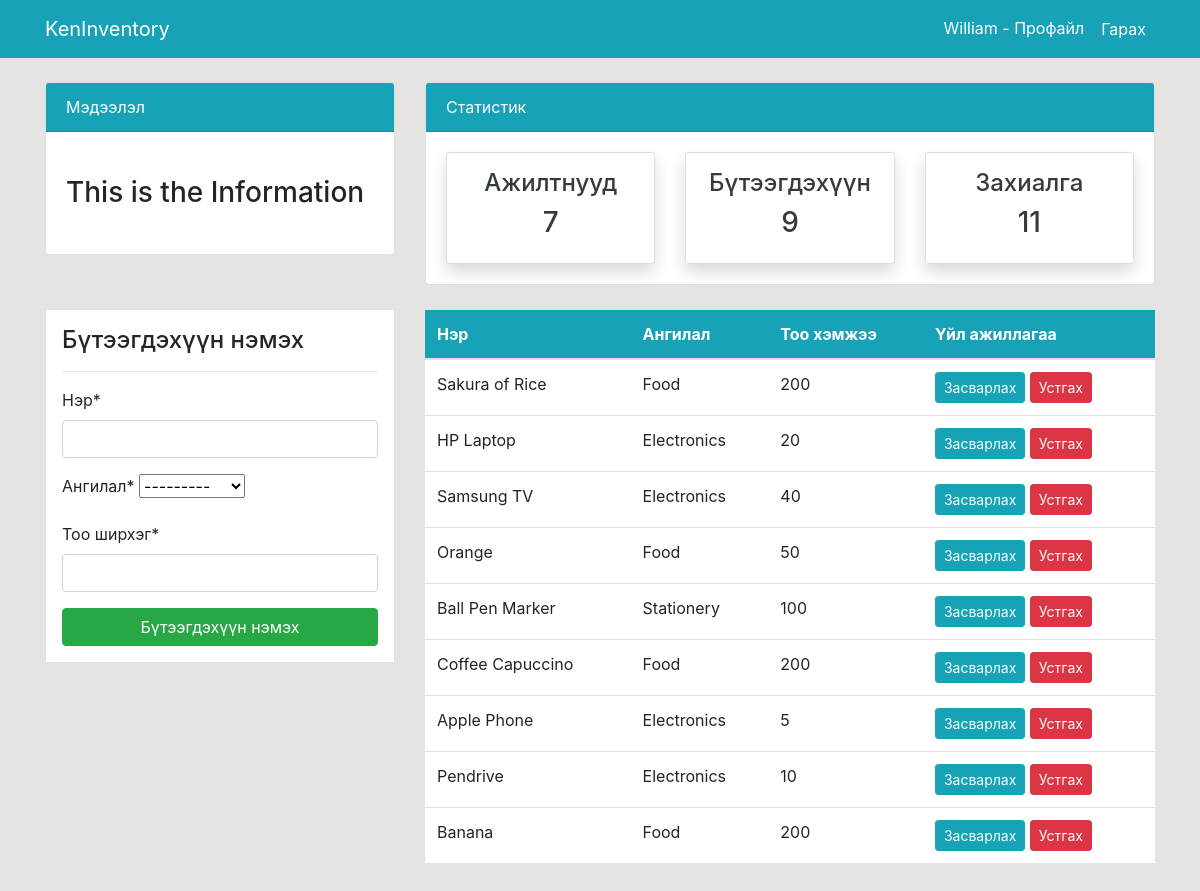
/product/ (signed in), run on the app's committed database.
### dashboard/models.py (models this page shows, shortened)
class Product(models.Model):
    name = models.CharField(max_length=100, null= True)
    category = models.CharField(max_length=20, choices=CATEGORY, null = True)
    quantity = models.PositiveIntegerField(null= True)
    class Meta:
        verbose_name_plural = 'Product'

### dashboard/views.py (the view)
# urls.py: path('product/', views.product, name='dashboard-product'),
@login_required
def product(request):
    items = Product.objects.all()
    products_count = items.count()
    workers_count = User.objects.all().count()
    orders_count = Order.objects.all().count()
    if request.method == 'POST':
        form = ProductForm(request.POST)
        if form.is_valid():
            form.save()
            product_name = form.cleaned_data.get('name')
            messages.success(request, f'{product_name} - амжилттай нэмэгдсэн!')
            return redirect('dashboard-product')
    else:
        form = ProductForm()
    context = {
        'items': items,
        'form': form,
        'workers_count': workers_count,
        'orders_count': orders_count,
        'product_count': products_count,
    }
    return render(request, 'dashboard/product.html', context)

### dashboard/forms.py
class ProductForm(forms.ModelForm):
    class Meta:
        model = Product
        fields = ['name','category','quantity']
        labels = {
            'name': 'Нэр',
            'category': 'Ангилал',
            'quantity': 'Тоо ширхэг',
        }

### templates/dashboard/product.html (shortened to what this page needs)
{% extends  'partials/base.html' %}
{% load crispy_forms_tags %}
{% block content %}
{% include 'partials/topnav.html' %}
    <div class="container">
        <div class="row my-4">
            <div class="col-md-4">
                <div class="border bg-white p-3">
                    <h4>Бүтээгдэхүүн нэмэх</h4>
                    <hr>
                    <form method="POST">
                        {{ form|crispy }}
                        <input class="btn btn-success btn-block" type="submit" value="Бүтээгдэхүүн нэмэх">
                    </form>
                </div>
            </div>
            <div class="col-md-8">
                <table class="table bg-white">
                    <thead class="bg-info">
                        <tr class="text-white">
                            <th scope="col">Нэр</th>
                            <th scope="col">Ангилал</th>
                            <th scope="col">Тоо хэмжээ</th>
                            <th scope="col">Үйл ажиллагаа</th>
                        </tr>
                    </thead>
                    <tbody>
                        {% for item in items %}
                        <tr>
                            <td>{{ item.name }}</td>
                            <td>{{ item.category}}</td>
                            <td>{{ item.quantity}}</td>
                            <td>
                                <a class="btn btn-info btn-sm" href="{% url 'dashboard-product-update' item.id  %}">Засварлах</a>
                                <a class="btn btn-danger btn-sm" href="{% url 'dashboard-product-delete' item.id  %}">Устгах</a>
                            </td>
                        </tr>
                        {% endfor %}
                    </tbody>
                </table>
            </div>
        </div>
    </div>
{% endblock %}

### templates/partials/nav.html (shortened to what this page needs)
<nav class="navbar navbar-expand-lg navbar-info bg-info">
    <div class="container">
        {% if user.is_authenticated %}
        <a class="navbar-brand text-white" href="{% url 'dashboard-index' %}">KenInventory</a>
        <div class="collapse navbar-collapse" id="navbarSupportedContent">
            <ul class="navbar-nav ml-auto">
                <li class="nav-item active">
                    <a class="nav-link text-white" href="{% url 'user-profile' %}">{{ user.username }}  - Профайл
                        <span class="sr-only">(current)</span></a>
                </li>
                <li class="nav-item">
                    <form method="POST" action="{% url 'user-logout' %}">
                        <button type="submit" class="nav-link btn btn-link text-white" ;">Гарах</button>
                    </form>
                </li>
            </ul>
            {% endif %}
        </div>
    </div>
</nav>

### static/style.css (style rules this page uses)
body { background: rgb(230, 227, 227); }

### data on the page
Product: name "Sakura of Rice", category "Food", quantity "200"
Product: name "HP Laptop", category "Electronics", quantity "20"
Product: name "Samsung TV", category "Electronics", quantity "40"
Product: name "Orange", category "Food", quantity "50"
Product: name "Ball Pen Marker", category "Stationery", quantity "100"
Product: name "Coffee Capuccino", category "Food", quantity "200"
Product: name "Apple Phone", category "Electronics", quantity "5"
Product: name "Pendrive", category "Electronics", quantity "10"
Product: name "Banana", category "Food", quantity "200"

### other printed values
{{ user.username }} "William"
{{ workers_count }} "7"
{{ product_count }} "9"
{{ orders_count }} "11"
